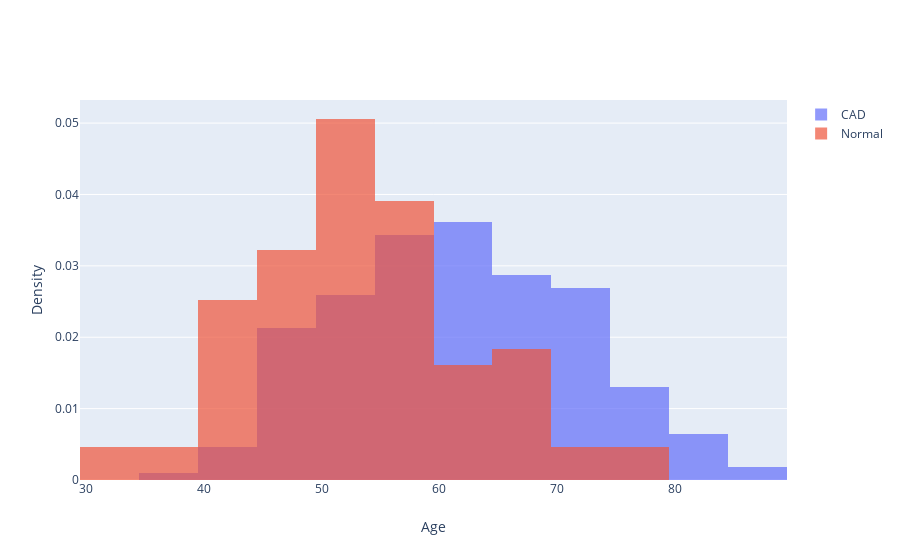

Notebook source saved alongside this figure:
### Code cell
import plotly.express as px
# fig = px.histogram(df, x="Age", y="Cath", color="Cath",histnorm='probability density')
# fig.update_traces(opacity=0.5)
# fig.show()
import plotly.graph_objects as go

x0 = df['Age'][df['Cath'] == 'Cad']
# Add 1 to shift the mean of the Gaussian distribution
x1 = df['Age'][df['Cath'] == 'Normal']

fig = go.Figure()
fig.add_trace(go.Histogram(x=x0,histnorm='probability density',name='CAD'))
fig.add_trace(go.Histogram(x=x1,histnorm='probability density',name='Normal'))

# Overlay both histograms
fig.update_layout(barmode='overlay')
fig.update_layout(
    xaxis_title="Age",
    yaxis_title="Density"
#     font=dict(
#         family="Courier New, monospace",
#         size=18,
# #         color="#7f7f7f"
#     )
)
# Reduce opacity to see both histograms
fig.update_traces(opacity=0.7)
fig.show()

### Figure 1 — Plotly figure (JSON) as saved in the notebook; plotly's stock layout.template omitted (floating-point values rounded to 4 significant figures; data arrays with more than 128 entries replaced by an {"elided": "..."} marker saying what was removed)
{"data": [{"histnorm": "probability density", "name": "CAD", "opacity": 0.7, "type": "histogram", "x": {"elided": "216 int values"}}, {"histnorm": "probability density", "name": "Normal", "opacity": 0.7, "type": "histogram", "x": [66, 50, 58, 41, 68, 56, 47, 40, 43, 53, 56, 47, 55, 30, 47, 52, 52, 65, 65, 56, 60, 51, 55, 45, 48, 50, 43, 52, 42, 62, 63, 50, 50, 44, 43, 53, 49, 66, 50, 79, 51, 54, 64, 46, 43, 47, 44, 41, 50, 46, 38, 73, 66, 64, 50, 53, 62, 56, 51, 48, 38, 52, 67, 56, 49, 51, 50, 56, 48, 76, 55, 49, 70, 56, 50, 56, 67, 58, 53, 57, 59, 62, 42, 30, 55, 48, 57]}], "layout": {"autosize": true, "barmode": "overlay", "xaxis": {"autorange": true, "range": [29.5, 89.5], "title": {"text": "Age"}, "type": "linear"}, "yaxis": {"autorange": true, "range": [0, 0.05324], "title": {"text": "Density"}}}}
